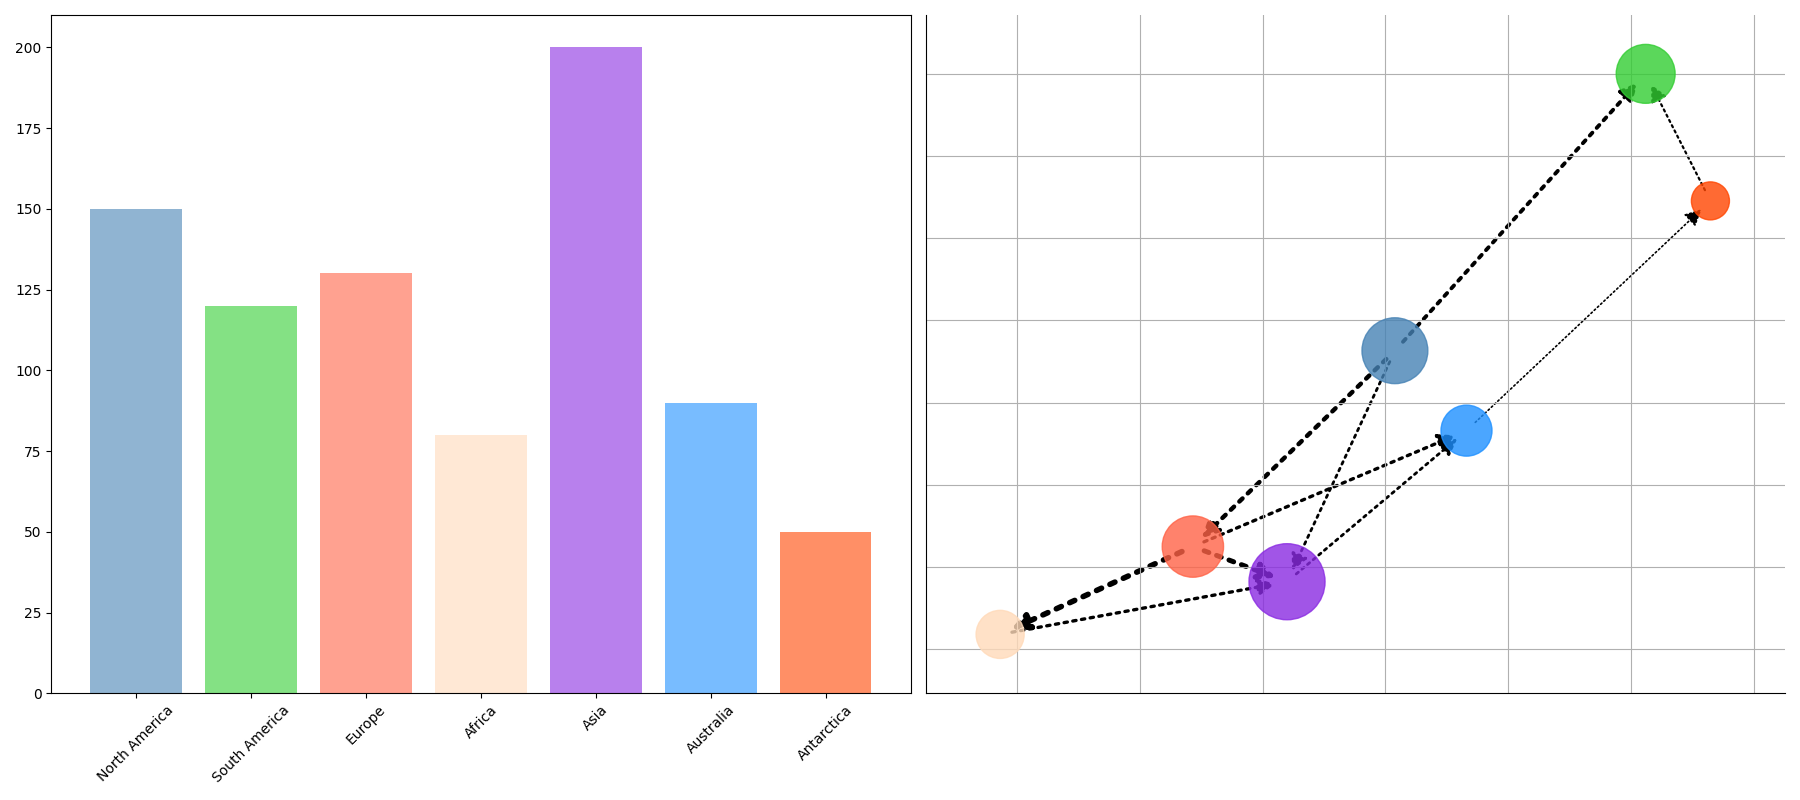

This figure's Python source:
import matplotlib.pyplot as plt
import networkx as nx

regions = ["North America", "South America", "Europe", "Africa", "Asia", "Australia", "Antarctica"]

energy_exchanges = [
    ("North America", "South America", 7),
    ("North America", "Europe", 8),
    ("Europe", "Africa", 10),
    ("Africa", "Asia", 6),
    ("Asia", "Australia", 5),
    ("Australia", "Antarctica", 3),
    ("Antarctica", "South America", 4),
    ("Europe", "Asia", 9),
    ("North America", "Asia", 5),
    ("Europe", "Australia", 6),
]

annual_energy_production = {
    "North America": 150,
    "South America": 120,
    "Europe": 130,
    "Africa": 80,
    "Asia": 200,
    "Australia": 90,
    "Antarctica": 50
}

G = nx.DiGraph()
G.add_nodes_from(regions)
G.add_weighted_edges_from(energy_exchanges)

pos = nx.spring_layout(G, seed=42)

# Random style alterations
node_colors = ['#4682B4', '#32CD32', '#FF6347', '#FFDAB9', '#8A2BE2', '#1E90FF', '#FF4500']
node_sizes = [annual_energy_production[region] * 15 for region in regions] # Changed multiplier for sizes

fig, axes = plt.subplots(1, 2, figsize=(18, 8))
plt.subplots_adjust(wspace=0.4)

# Plot 1: Bar Chart
regions_list = list(annual_energy_production.keys())
energy_values = list(annual_energy_production.values())
axes[0].bar(regions_list, energy_values, color=node_colors, alpha=0.6)
axes[0].tick_params(axis='x', labelrotation=45) # Added label rotation

# Plot 2: Directed Network Graph
nx.draw_networkx_nodes(G, pos, ax=axes[1], node_size=node_sizes, node_color=node_colors, alpha=0.8)
edge_weights = nx.get_edge_attributes(G, 'weight')
nx.draw_networkx_edges(G, pos, ax=axes[1], arrowstyle='-|>', arrowsize=25, width=[0.4 * weight for weight in edge_weights.values()], style='dotted') # Changed arrowstyle, arrowsize, and style
axes[1].grid(True) # Added grid
axes[1].spines['top'].set_visible(False) # Removed top border
axes[1].spines['right'].set_visible(False) # Removed right border

plt.tight_layout()
plt.show()
